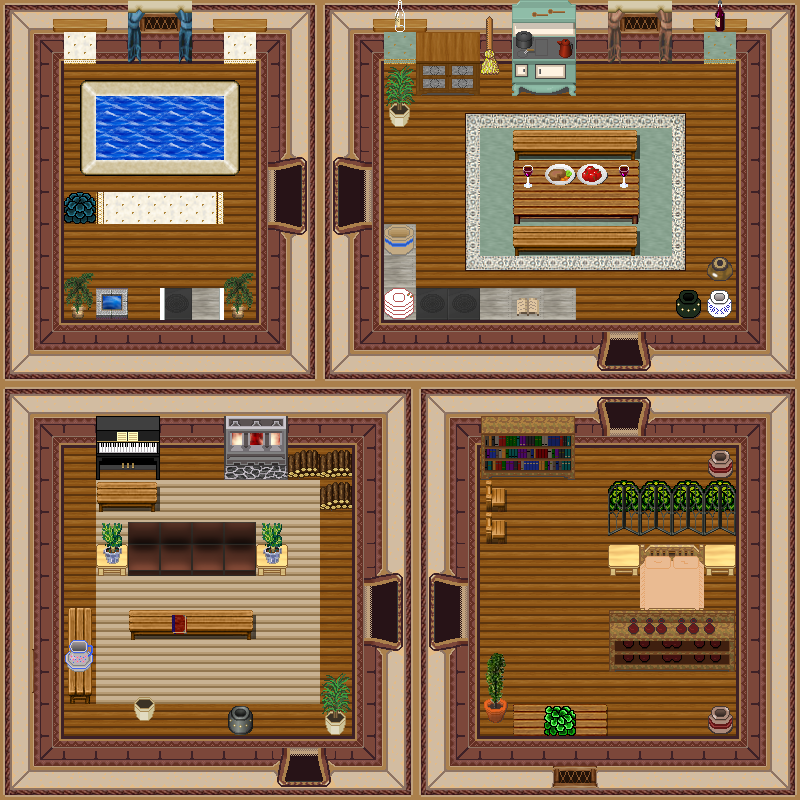

This is a level from a 2D game, rendered from its Tiled map with the project's own tilesets. A one-line summary and the map file follow, with tile-layer data summarised:
An orthogonal 25x25 tile map with 32x32 px tiles, 5 tile layers (0_floor, 1_terrain, 2_object, 3_roof, ...), 3 hidden layers not drawn, 51 tilesets.

<map version="1.0" tiledversion="1.1.3" orientation="orthogonal" renderorder="right-down" width="25" height="25" tilewidth="32" tileheight="32" infinite="0" nextobjectid="1">
 <tileset firstgid="1" name="wall red" tilewidth="32" tileheight="32" tilecount="16" columns="4">
  <image source="../../tileset/building/wall/int_wall_dark_red.png" width="128" height="128" />
 </tileset>
 <tileset firstgid="17" name="int red wall" tilewidth="32" tileheight="32" tilecount="16" columns="4">
  <image source="../../tileset/building/wall/int_wall_dark_red_corners.png" width="128" height="128" />
 </tileset>
 <tileset firstgid="33" name="windows" tilewidth="32" tileheight="32" tilecount="16" columns="4">
  <image source="../../tileset/building/window/int_windows_dark_red.png" width="128" height="128" />
 </tileset>
 <tileset firstgid="49" name="dark red ns" tilewidth="32" tileheight="32" tilecount="12" columns="3">
  <image source="../../tileset/building/entrance/dark_red_ns.png" width="96" height="128" />
 </tileset>
 <tileset firstgid="61" name="brush" tilewidth="32" tileheight="32" tilecount="3" columns="1">
  <image source="../../tileset/item/brush.png" width="32" height="96" />
 </tileset>
 <tileset firstgid="64" name="red wine" tilewidth="32" tileheight="32" tilecount="4" columns="2">
  <image source="../../tileset/item/drink/red_wine.png" width="64" height="64" />
 </tileset>
 <tileset firstgid="68" name="food meals 1" tilewidth="32" tileheight="32" tilecount="2" columns="2">
  <image source="../../tileset/item/food/meals_1.png" width="64" height="32" />
 </tileset>
 <tileset firstgid="70" name="pot oriental jar" tilewidth="32" tileheight="32" tilecount="1" columns="1">
  <image source="../../tileset/item/pot/oriental_jar.png" width="32" height="32" />
 </tileset>
 <tileset firstgid="71" name="pot burgundy" tilewidth="32" tileheight="32" tilecount="1" columns="1">
  <image source="../../tileset/item/pot/pot_burgundy.png" width="32" height="32" />
 </tileset>
 <tileset firstgid="72" name="pot green" tilewidth="32" tileheight="32" tilecount="1" columns="1">
  <image source="../../tileset/item/pot/pot_green.png" width="32" height="32" />
 </tileset>
 <tileset firstgid="73" name="pot grey" tilewidth="32" tileheight="32" tilecount="1" columns="1">
  <image source="../../tileset/item/pot/pot_grey.png" width="32" height="32" />
 </tileset>
 <tileset firstgid="74" name="pot on stone" tilewidth="32" tileheight="32" tilecount="1" columns="1">
  <image source="../../tileset/item/pot/pot_on_stone.png" width="32" height="32" />
 </tileset>
 <tileset firstgid="75" name="carpet nain rug" tilewidth="32" tileheight="32" tilecount="16" columns="4">
  <image source="../../tileset/furniture/carpet/nain_rug.png" width="128" height="128" />
 </tileset>
 <tileset firstgid="91" name="carpets rug border" tilewidth="32" tileheight="32" tilecount="9" columns="3">
  <image source="../../tileset/furniture/carpet/rug_border.png" width="96" height="96" />
 </tileset>
 <tileset firstgid="100" name="dishes" tilewidth="32" tileheight="32" tilecount="6" columns="2">
  <image source="../../tileset/furniture/crockery/dishes.png" width="64" height="96" />
 </tileset>
 <tileset firstgid="106" name="curtain lt blue" tilewidth="32" tileheight="32" tilecount="6" columns="2">
  <image source="../../tileset/furniture/curtain/light_blue.png" width="64" height="96" />
 </tileset>
 <tileset firstgid="112" name="curtain peach" tilewidth="32" tileheight="32" tilecount="6" columns="2">
  <image source="../../tileset/furniture/curtain/peach.png" width="64" height="96" />
 </tileset>
 <tileset firstgid="118" name="piano" tilewidth="32" tileheight="32" tilecount="4" columns="2">
  <image source="../../tileset/furniture/other/piano.png" width="64" height="64" />
 </tileset>
 <tileset firstgid="122" name="pie safe" tilewidth="32" tileheight="32" tilecount="4" columns="2">
  <image source="../../tileset/furniture/kitchen/pie_safe.png" width="64" height="64" />
 </tileset>
 <tileset firstgid="126" name="stove" tilewidth="32" tileheight="32" tilecount="6" columns="2">
  <image source="../../tileset/furniture/kitchen/stove.png" width="64" height="96" />
 </tileset>
 <tileset firstgid="132" name="water" tilewidth="32" tileheight="32" tilecount="30" columns="3">
  <image source="../../tileset/ground/water/dungeon_water.png" width="96" height="320" />
 </tileset>
 <tileset firstgid="162" name="door" tilewidth="32" tileheight="32" tilecount="6" columns="3">
  <image source="../../tileset/building/door/door.png" width="96" height="64" />
 </tileset>
 <tileset firstgid="168" name="castle" tilewidth="32" tileheight="32" tilecount="320" columns="20">
  <image source="../../tileset/building/castle.png" width="640" height="512" />
 </tileset>
 <tileset firstgid="488" name="bench ns" tilewidth="32" tileheight="32" tilecount="3" columns="1">
  <image source="../../tileset/furniture/table/long_front_on.png" width="32" height="96" />
 </tileset>
 <tileset firstgid="491" name="shelfs" tilewidth="32" tileheight="32" tilecount="12" columns="3">
  <image source="../../tileset/furniture/shelve/pale_book_bottle_shelf.png" width="96" height="128" />
 </tileset>
 <tileset firstgid="503" name="table wooden rectangular" tilewidth="32" tileheight="32" tilecount="9" columns="3">
  <image source="../../tileset/furniture/table/wooden_rectangular.png" width="96" height="96" />
 </tileset>
 <tileset firstgid="512" name="table square pale" tilewidth="32" tileheight="32" tilecount="1" columns="1">
  <image source="../../tileset/furniture/table/square_pale.png" width="32" height="32" />
 </tileset>
 <tileset firstgid="513" name="table with hob pale" tilewidth="32" tileheight="32" tilecount="3" columns="3">
  <image source="../../tileset/furniture/table/table_with_hob_pale.png" width="96" height="32" />
 </tileset>
 <tileset firstgid="516" name="book" tilewidth="32" tileheight="32" tilecount="4" columns="2">
  <image source="../../tileset/item/documents/book.png" width="64" height="64" />
 </tileset>
 <tileset firstgid="520" name="oriental plant" tilewidth="32" tileheight="32" tilecount="2" columns="1">
  <image source="../../tileset/plant/indoor/oriental_plant.png" width="32" height="64" />
 </tileset>
 <tileset firstgid="522" name="plant pot" tilewidth="32" tileheight="32" tilecount="3" columns="1">
  <image source="../../tileset/plant/indoor/pot_plant.png" width="32" height="96" />
 </tileset>
 <tileset firstgid="525" name="plant pot 1" tilewidth="32" tileheight="32" tilecount="12" columns="6">
  <image source="../../tileset/plant/indoor/pot_plant_1.png" width="192" height="64" />
 </tileset>
 <tileset firstgid="537" name="whirlpool" tilewidth="32" tileheight="32" tilecount="8" columns="1">
  <image source="../../tileset/ground/water/whirlpool.png" width="32" height="256" />
 </tileset>
 <tileset firstgid="545" name="bench" tilewidth="32" tileheight="32" tilecount="3" columns="3">
  <image source="../../tileset/furniture/table/bench.png" width="96" height="32" />
 </tileset>
 <tileset firstgid="548" name="logic/collision" tilewidth="32" tileheight="32" tilecount="1" columns="1">
  <image source="../../tileset/logic/collision.png" width="32" height="32" />
 </tileset>
 <tileset firstgid="549" name="hosta" tilewidth="32" tileheight="32" tilecount="9" columns="3">
  <image source="../../tileset/plant/bush/hosta.png" width="96" height="96" />
 </tileset>
 <tileset firstgid="558" name="gate fancy" tilewidth="32" tileheight="32" tilecount="6" columns="3">
  <image source="../../tileset/building/decoration/fancy_gate.png" width="96" height="64" />
 </tileset>
 <tileset firstgid="564" name="furnace green" tilewidth="32" tileheight="32" tilecount="4" columns="2">
  <image source="../../tileset/building/decoration/furnace.png" width="64" height="64" />
 </tileset>
 <tileset firstgid="568" name="fire" tilewidth="32" tileheight="32" tilecount="27" columns="3">
  <image source="../../tileset/ground/fire/fire.png" width="96" height="288" />
 </tileset>
 <tileset firstgid="595" name="flames" tilewidth="32" tileheight="32" tilecount="6" columns="6">
  <image source="../../tileset/furniture/light/flames.png" width="192" height="32" />
 </tileset>
 <tileset firstgid="601" name="wall siding" tilewidth="32" tileheight="32" tilecount="16" columns="4">
  <image source="../../tileset/building/wall/walls_siding.png" width="128" height="128" />
 </tileset>
 <tileset firstgid="617" name="chairs colorful" tilewidth="32" tileheight="32" tilecount="16" columns="4">
  <image source="../../tileset/furniture/chair/colorful.png" width="128" height="128" />
 </tileset>
 <tileset firstgid="633" name="chair wooden pale" tilewidth="32" tileheight="32" tilecount="4" columns="2">
  <image source="../../tileset/furniture/chair/wooden_pale.png" width="64" height="64" />
 </tileset>
 <tileset firstgid="637" name="stone details" tilewidth="32" tileheight="32" tilecount="4" columns="2">
  <image source="../../tileset/building/decoration/stone_details.png" width="64" height="64" />
 </tileset>
 <tileset firstgid="641" name="logic/item/sheepfood" tilewidth="32" tileheight="32" tilecount="1" columns="1">
  <image source="../../tileset/logic/item/sheepfood.png" width="32" height="32" />
 </tileset>
 <tileset firstgid="642" name="det1" tilewidth="32" tileheight="32" tilecount="12" columns="3">
  <image source="../../tileset/building/entrance/dark_red_ns_detail.png" width="96" height="128" />
 </tileset>
 <tileset firstgid="654" name="building/entrance/dark_red_ew_wide" tilewidth="32" tileheight="32" tilecount="16" columns="4">
  <image source="../../tileset/building/entrance/dark_red_ew_wide.png" width="128" height="128" />
 </tileset>
 <tileset firstgid="670" name="building/entrance/dark_red_ew_wide_details" tilewidth="32" tileheight="32" tilecount="16" columns="4">
  <image source="../../tileset/building/entrance/dark_red_ew_wide_details.png" width="128" height="128" />
 </tileset>
 <tileset firstgid="686" name="emptypot" tilewidth="32" tileheight="32" tilecount="3" columns="1">
  <image source="../../tileset/item/pot/empty_pot.png" width="32" height="96" />
 </tileset>
 <tileset firstgid="689" name="double_peach" tilewidth="32" tileheight="32" tilecount="8" columns="2">
  <image source="../../tileset/furniture/bed/double_peach.png" width="64" height="128" />
 </tileset>
 <tileset firstgid="697" name="item/firewood" tilewidth="32" tileheight="32" tilecount="12" columns="3">
  <image source="../../tileset/item/firewood.png" width="96" height="128" />
 </tileset>
 <layer name="0_floor" width="25" height="25">
  <data>[625 cells, 625 non-empty, 13 distinct tile ids]</data>
 </layer>
 <layer name="1_terrain" width="25" height="25">
  <data>[625 cells, 475 non-empty, 117 distinct tile ids]</data>
 </layer>
 <layer name="2_object" width="25" height="25">
  <data>[625 cells, 44 non-empty, 38 distinct tile ids]</data>
 </layer>
 <layer name="3_roof" width="25" height="25">
  <data>[625 cells, 60 non-empty, 40 distinct tile ids]</data>
 </layer>
 <layer name="4_roof_add" width="25" height="25">
  <data>[625 cells, 6 non-empty, 4 distinct tile ids]</data>
 </layer>
 <layer name="objects" width="25" height="25" visible="0">
  <data>[625 cells, 2 non-empty, 1 distinct tile ids]</data>
 </layer>
 <layer name="collision" width="25" height="25" visible="0" opacity="0.35">
  <data>[625 cells, 388 non-empty, 1 distinct tile ids]</data>
 </layer>
 <layer name="protection" width="25" height="25" visible="0">
  <data>[625 cells, 0 non-empty, 0 distinct tile ids]</data>
 </layer>
</map>
